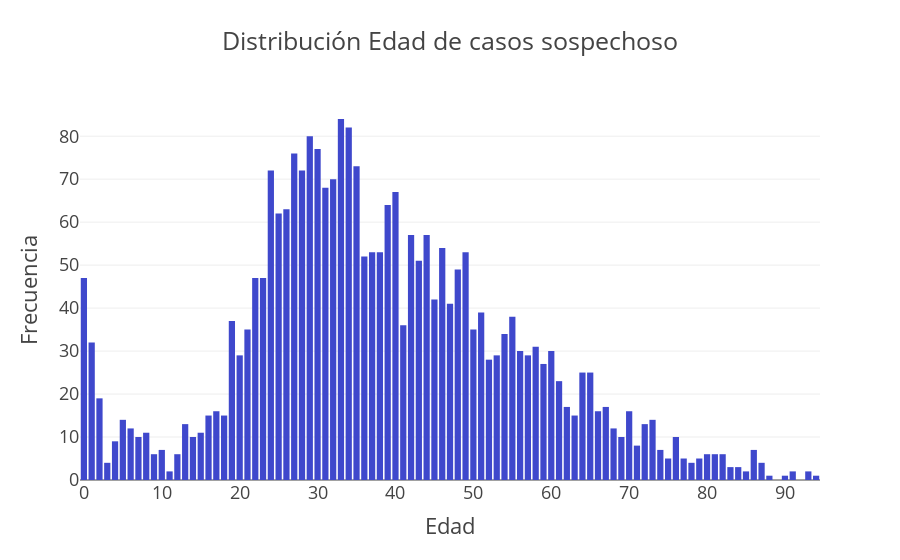

Notebook code cell kept with this figure:
### Code cell
x=sospechoso
col='Edad'
v1=x[col].value_counts().reset_index()
v1=v1.rename(columns={col:'count','index':col})
v1['percent']=v1['count'].apply(lambda x: 100 *x/sum(v1['count']))
v1=v1.sort_values(col)
trace1=go.Bar(x=v1[col],y=v1["count"],name="0",marker=dict(color="rgb(63, 72, 204)"))
y=[trace1]
layout={'title':"Distribución Edad de casos sospechoso ",'xaxis':{'title':"Edad"},'yaxis':{'title':"Frecuencia"}}
fig=go.Figure(data=y,layout=layout)
fig.layout.template='presentation'
iplot(fig)

### Figure 1 — Plotly figure (JSON) as saved in the notebook; plotly's stock layout.template omitted (floating-point values rounded to 4 significant figures)
{"data": [{"marker": {"color": "rgb(63, 72, 204)"}, "name": "0", "type": "bar", "x": [0, 1, 2, 3, 4, 5, 6, 7, 8, 9, 10, 11, 12, 13, 14, 15, 16, 17, 18, 19, 20, 21, 22, 23, 24, 25, 26, 27, 28, 29, 30, 31, 32, 33, 34, 35, 36, 37, 38, 39, 40, 41, 42, 43, 44, 45, 46, 47, 48, 49, 50, 51, 52, 53, 54, 55, 56, 57, 58, 59, 60, 61, 62, 63, 64, 65, 66, 67, 68, 69, 70, 71, 72, 73, 74, 75, 76, 77, 78, 79, 80, 81, 82, 83, 84, 85, 86, 87, 88, 90, 91, 93, 94], "y": [47, 32, 19, 4, 9, 14, 12, 10, 11, 6, 7, 2, 6, 13, 10, 11, 15, 16, 15, 37, 29, 35, 47, 47, 72, 62, 63, 76, 72, 80, 77, 68, 70, 84, 82, 73, 52, 53, 53, 64, 67, 36, 57, 51, 57, 42, 54, 41, 49, 53, 35, 39, 28, 29, 34, 38, 30, 29, 31, 27, 30, 23, 17, 15, 25, 25, 16, 17, 12, 10, 16, 8, 13, 14, 7, 5, 10, 5, 4, 5, 6, 6, 6, 3, 3, 2, 7, 4, 1, 1, 2, 2, 1]}], "layout": {"title": {"text": "Distribución Edad de casos sospechoso "}, "xaxis": {"title": {"text": "Edad"}}, "yaxis": {"title": {"text": "Frecuencia"}}}}
